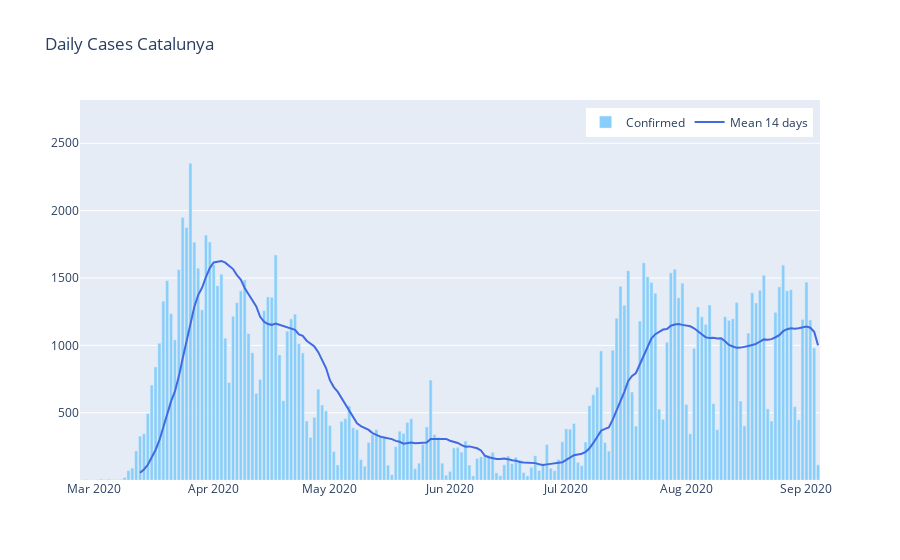

Source (notebook cell):
### Code cell
plot_daily(data, column_date='Date', 
           column_value='Confirmed', name_value='Confirmed', color_value='lightskyblue',
           column_rolling='Confirmed_rollingmean', name_rolling='Mean {} days'.format(rolling_n), color_rolling='royalblue'
          )

# plot daily cases
go.Figure(data=[
    go.Bar(
        name=name_value,
        x=data[column_value], y=data.,
        marker_color = 'lightskyblue'
    ),
    go.Scatter(
        name='Mean {} days'.format(rolling_n),
        x=data.Date, y=data.Confirmed_rollingmean,
        marker_color = 'royalblue'        
    )
]).update_layout(
    title="Daily Cases {}".format(area),
    legend=dict(
        orientation='h',
        yanchor="top",
        y=0.98,
        xanchor="right",
        x=0.99),
    yaxis = dict(
        range=(data.Confirmed.min(), data.Confirmed.max()*1.2)
    )
).show()

### Figure 1 — Plotly figure (JSON) as saved in the notebook; plotly's stock layout.template omitted (floating-point values rounded to 4 significant figures; data arrays with more than 128 entries replaced by an {"elided": "..."} marker saying what was removed)
{"data": [{"marker": {"color": "lightskyblue"}, "name": "Confirmed", "type": "bar", "x": {"elided": "189 str values"}, "y": {"elided": "189 int values"}}, {"marker": {"color": "royalblue"}, "name": "Mean 14 days", "type": "scatter", "x": {"elided": "189 str values"}, "y": {"elided": "189 float values"}}], "layout": {"legend": {"orientation": "h", "x": 0.99, "xanchor": "right", "y": 0.98, "yanchor": "top"}, "title": {"text": "Daily Cases Catalunya"}, "yaxis": {"range": [1, 2821.0]}}}
